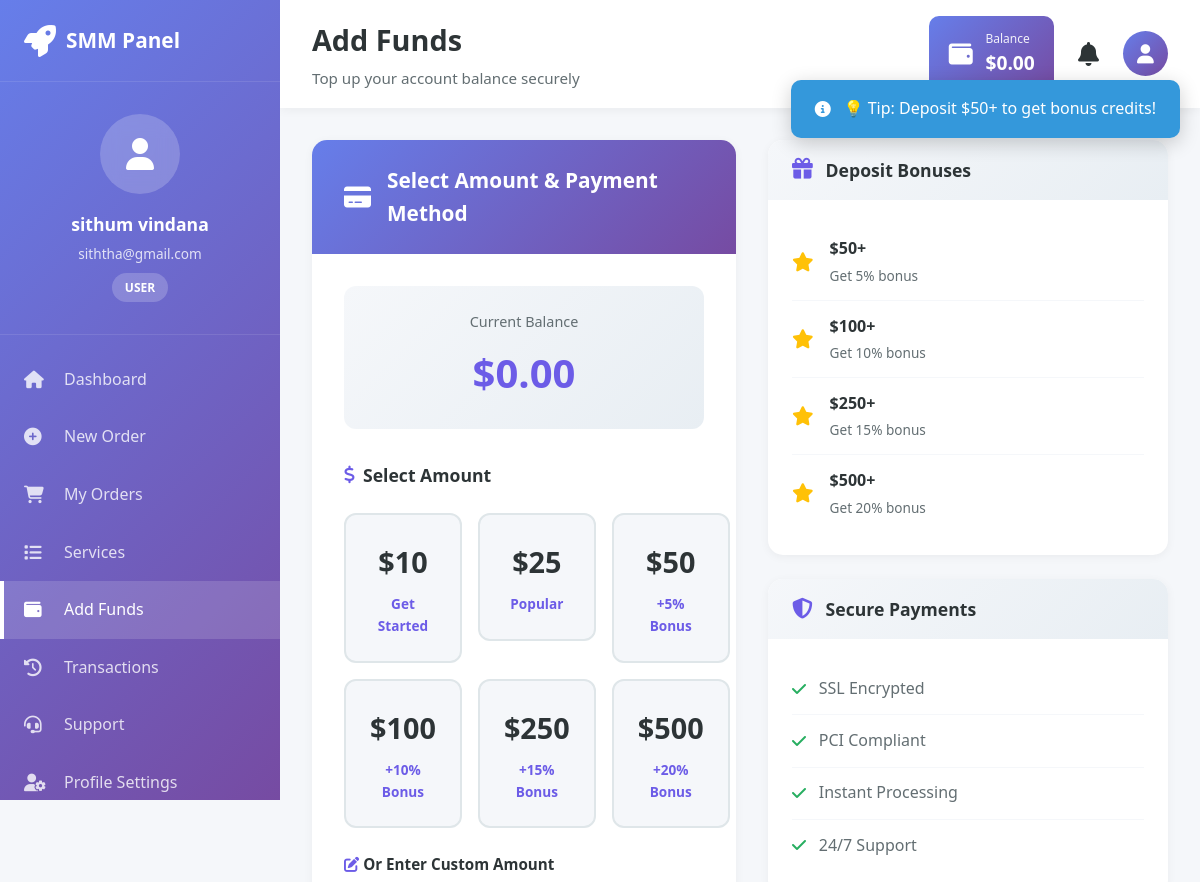
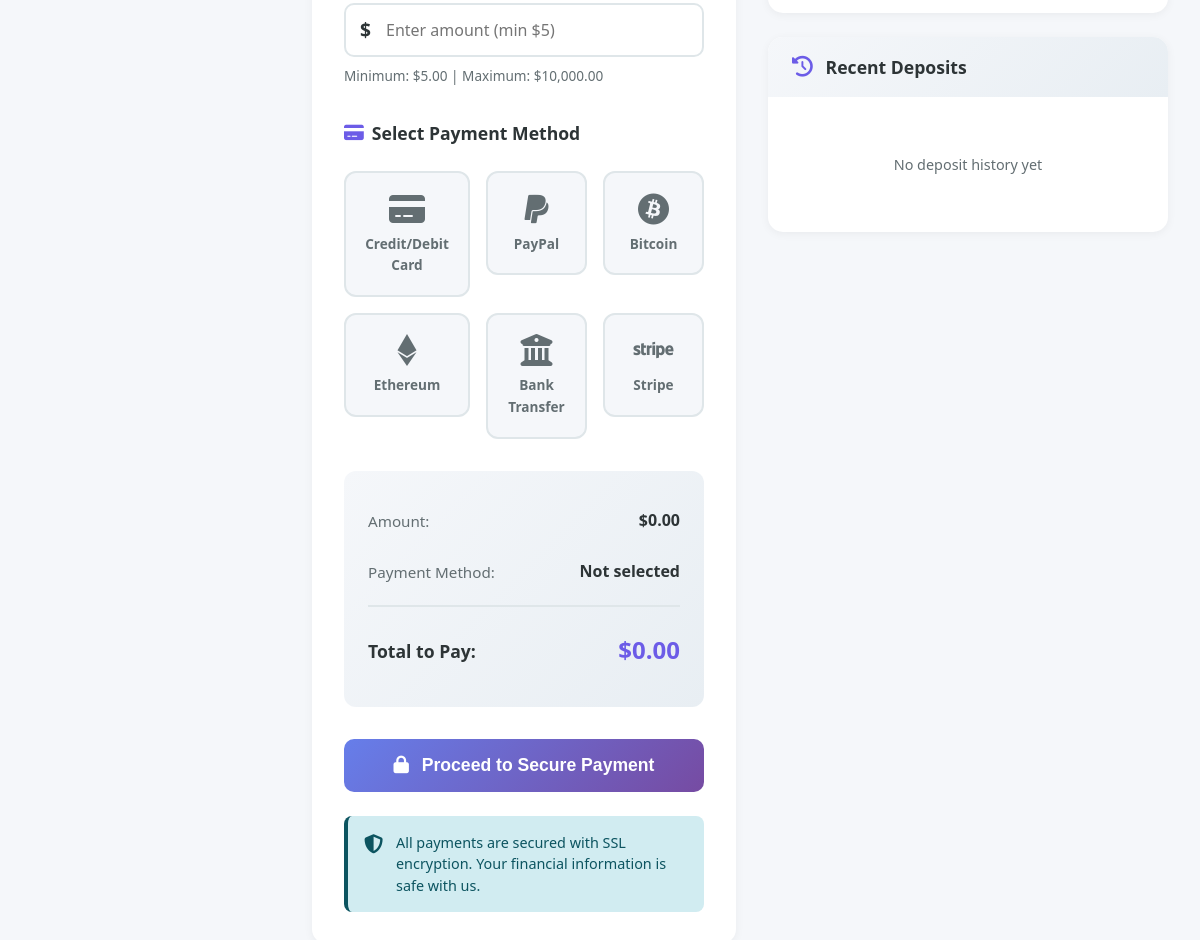
Page /add-funds.php (signed in) on the committed database (2 pictures, top to bottom).
### tables this page shows
CREATE TABLE `users` (
  `id` int(11) NOT NULL,
  `full_name` varchar(100) NOT NULL,
  `email` varchar(100) NOT NULL,
  `username` varchar(50) NOT NULL,
  `password` varchar(255) NOT NULL,
  `user_role` enum('admin','user','reseller') DEFAULT 'user',
  `balance` decimal(10,2) DEFAULT 0.00,
  `status` enum('active','suspended','inactive') DEFAULT 'active',
  `api_key` varchar(64) DEFAULT NULL,
  `profile_image` varchar(255) DEFAULT NULL,
  `phone` varchar(20) DEFAULT NULL,
  `verification_token` varchar(64) DEFAULT NULL,
  `ip_address` varchar(45) DEFAULT NULL,
  `country` varchar(50) DEFAULT NULL,
  `created_at` timestamp NOT NULL DEFAULT current_timestamp(),
  `last_login` timestamp NULL DEFAULT NULL,
  `updated_at` timestamp NOT NULL DEFAULT current_timestamp() ON UPDATE current_timestamp()
);

### add-funds.php (the view, shortened to what the rows shown need)
<?php
require_once 'config.php';
$user_id = $_SESSION['user_id'];
$user_query = mysqli_query($conn, "SELECT * FROM users WHERE id = $user_id");
$user = mysqli_fetch_assoc($user_query);
?>
<!DOCTYPE html>
<html lang="en">
<head>
    <link rel="stylesheet" href="assets/css/styles.css">
    <link rel="stylesheet" href="assets/css/dashboard.css">
    <link rel="stylesheet" href="assets/css/add-funds.css">
    <link rel="stylesheet" href="https://cdnjs.cloudflare.com/ajax/libs/font-awesome/6.4.0/css/all.min.css">
</head>
<body class="dashboard-body">
    <aside class="sidebar" id="sidebar">
        <div class="sidebar-user">
            <div class="user-info">
                <h4><?php echo htmlspecialchars($user['full_name']); ?></h4>
                <p><?php echo htmlspecialchars($user['email']); ?></p>
                <span class="user-badge"><?php echo ucfirst($user['user_role']); ?></span>
            </div>
        </div>
    </aside>
    <div class="main-content">
        <header class="top-header">
            <div class="header-title">
                <h1>Add Funds</h1>
            </div>
            <div class="header-actions">
                <div class="balance-display">
                    <div>
                        <small>Balance</small>
                        <strong>$<?php echo number_format($user['balance'], 2); ?></strong>
                    </div>
                </div>
            </div>
        </header>
        <div class="dashboard-content">
            <div class="funds-container">
                <div class="payment-form-card">
                    <div class="card-header">
                        <h2>Select Amount & Payment Method</h2>
                    </div>
                    <form method="POST" action="" id="paymentForm" class="payment-form">
                        <div class="balance-info">
                            <div class="balance-label">Current Balance</div>
                            <div class="balance-amount">$<?php echo number_format($user['balance'], 2); ?></div>
                        </div>
                    </form>
                </div>
            </div>
        </div>
    </div>
</body>
</html>

### rows in the picture
users: full_name "sithum vindana", email "siththa@gmail.com", user_role "USER", balance "0.00"
